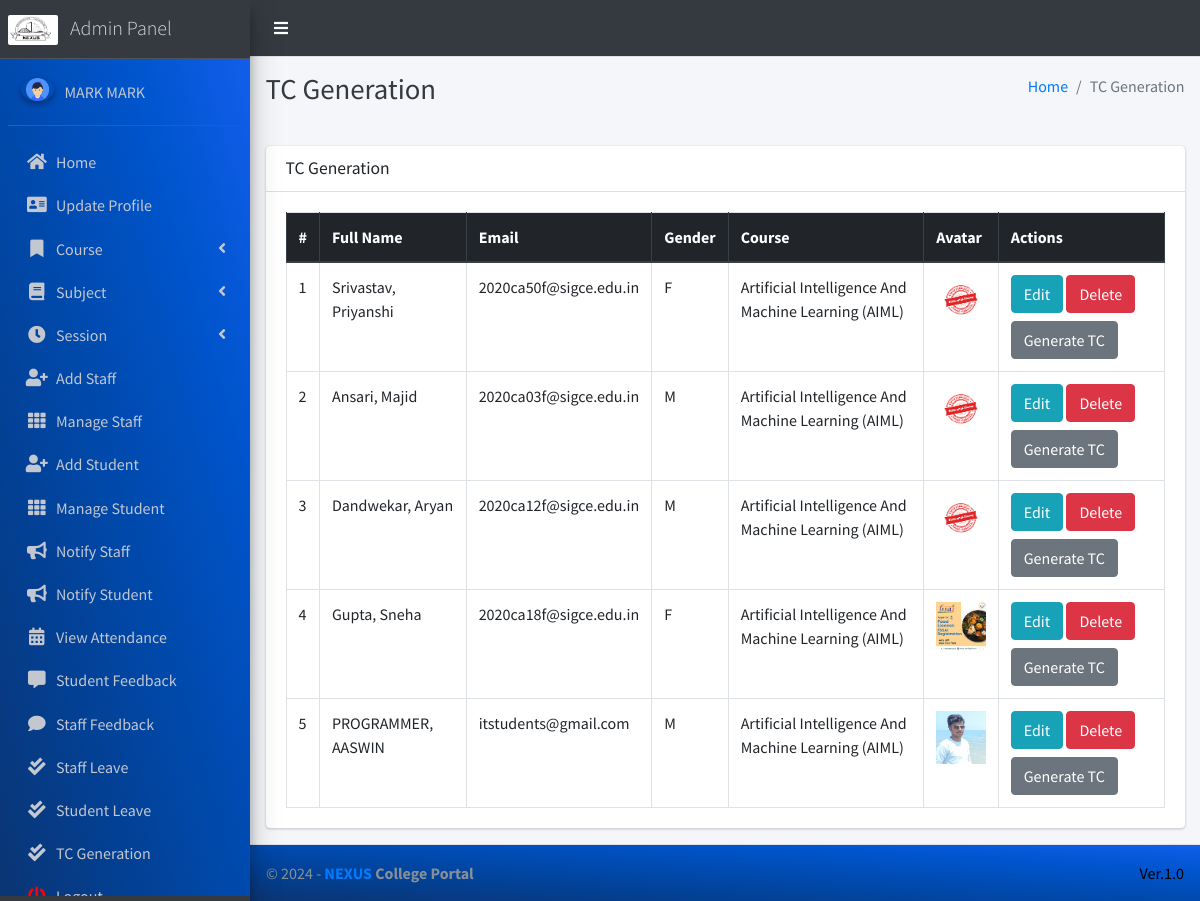
/tcgeneration (signed in), run on the app's committed database.
### main_app/models.py (models this page shows, shortened)
class CustomUser(AbstractUser):
    USER_TYPE = ((1, "HOD"), (2, "Staff"), (3, "Student"))
    GENDER = [("M", "Male"), ("F", "Female")]
    username = None  # Removed username, using email instead
    email = models.EmailField(unique=True)
    user_type = models.CharField(default=1, choices=USER_TYPE, max_length=1)
    gender = models.CharField(max_length=1, choices=GENDER)
    profile_pic = models.ImageField()
    address = models.TextField()
    fcm_token = models.TextField(default="")  # For firebase notifications
    created_at = models.DateTimeField(auto_now_add=True)
    updated_at = models.DateTimeField(auto_now=True)
    USERNAME_FIELD = "email"
    REQUIRED_FIELDS = []
    objects = CustomUserManager()
    def __str__(self):
        return  self.first_name + " " + self.last_name

class Student(models.Model):
    admin = models.OneToOneField(CustomUser, on_delete=models.CASCADE)
    course = models.ForeignKey(Course, on_delete=models.DO_NOTHING, null=True, blank=False)
    session = models.ForeignKey(Session, on_delete=models.DO_NOTHING, null=True)

class Course(models.Model):
    name = models.CharField(max_length=120)
    created_at = models.DateTimeField(auto_now_add=True)
    updated_at = models.DateTimeField(auto_now=True)

### main_app/hod_views.py (the view)
# urls.py: path("tcgeneration", hod_views.tc, name='tcgeneration'),
def tc(request):
    students = CustomUser.objects.filter(user_type=3)
    context = {
        'students': students,
        'page_title': 'TC Generation'
    }
    return render(request, "hod_template/tcgeneration.html" ,context)

### main_app/templates/hod_template/tcgeneration.html (shortened to what this page needs)
{% extends 'main_app/base.html' %}
{% load static %}
{% block page_title %}{{ page_title }}{% endblock page_title %}
{% block content %}
<section class="content">
    <div class="container-fluid">
        <div class="row">
            <div class="col-md-12">
                <div class="card">
                    <div class="card-header">
                        <h3 class="card-title">{{ page_title }}</h3>
                    </div>
                    <div class="card-body">
                        <table id="example2" class="table table-bordered table-hover">
                            <thead class="thead-dark">
                                <tr>
                                    <th>#</th>
                                    <th>Full Name</th>
                                    <th>Email</th>
                                    <th>Gender</th>
                                    <th>Course</th>
                                    <th>Avatar</th>
                                    <th>Actions</th>
                                </tr>
                            </thead>
                            <tbody>
                                {% for student in students %}
                                <tr>
                                    <td>{{ forloop.counter }}</td>
                                    <td>{{ student.last_name }}, {{ student.first_name }}</td>
                                    <td>{{ student.email }}</td>
                                    <td>{{ student.gender }}</td>
                                    <td>{{student.student.course.name}}</td>
                                    <td>
                                        {% if student.profile_pic %}
                                            <img class="img img-fluid mb-2" height="56" width="56" src="{{ student.profile_pic }}" alt="Profile Picture">
                                        {% else %}
                                            No Image
                                        {% endif %}
                                    </td>
                                    <td>
                                        <a href="{% url 'edit_student' student.student.id %}" class="btn btn-info">Edit</a>
                                        <a href="{% url 'delete_student' student.student.id %}" class="btn btn-danger" onclick="return confirm('Are you sure?')">Delete</a>
                                        <a  class="btn btn-secondary mt-2 " style="color: white;" onclick="generateTC('{{ student.first_name|safe }} {{ student.last_name|safe }}', '{{ student.course.name|safe }}')">Generate TC</a>
                                    </td>
                                </tr>
                                {% endfor %}
                            </tbody>
                        </table>
                    </div>
                </div>
            </div>
        </div>
    </div>
</section>
{% endblock content %}

### main_app/templates/main_app/sidebar_template.html (shortened to what this page needs)
{% load static %}
<aside class="main-sidebar sidebar-dark-info elevation-4">
    {% if request.user.user_type == '1' %}
    <a href="{% url 'admin_home' %}" class="brand-link">
        <img src="{% static 'dist/img/NEXUS.png' %}" alt="" style="width: 50px; height: 30px; border-radius: 2px;">
        <span class="brand-text font-weight-light ml-2"  >Admin Panel</span>
    </a>
    <div class="sidebar" style="background-image: linear-gradient(to right top, #0b3574, #033f91, #004aae, #0054cc, #125eeb);">
        <div class="user-panel mt-3 pb-3 mb-3 d-flex">
            <div class="image">
                <img src="{{ request.user.profile_pic}}" class="img-circle elevation-2" alt="User Image">
            </div>
            <div class="info">
                <a href="#" class="d-block">{{user}}</a>
            </div>
        </div>
        <nav class="mt-2">
            <ul class="nav nav-pills nav-sidebar flex-column" data-widget="treeview" role="menu" data-accordion="false">
                <li class="nav-item">
                    {% url 'admin_home' as admin_home %}
                    <a href="{{admin_home}}" class="nav-link {% if admin_home == request.path %} active {% endif %}">
                        <i class="nav-icon fas fa-home"></i>
                        <p>
                            Home
                        </p>
                    </a>
                </li>
                <li class="nav-item">
                    {% url 'admin_view_profile' as admin_view_profile %}
                    <a href="{{admin_view_profile}}"
                        class="nav-link {% if admin_view_profile == request.path %} active {% endif %}">
                        <i class="nav-icon fas fa-address-card"></i>
                        <p>
                            Update Profile
                        </p>
                    </a>
                </li>
                <li class="nav-item has-treeview">
                    <a href="#" class="nav-link" >
                        <i class="nav-icon fas fa-bookmark"></i>
                        <p>
                            Course
                            <i class="fas fa-angle-left right"></i>
                        </p>
                    </a>
                </li>
                <li class="nav-item has-treeview">
                    <a href="#" class="nav-link">
                        <i class="nav-icon fas fa-book"></i>
                        <p>
                            Subject
                            <i class="fas fa-angle-left right"></i>
                        </p>
                    </a>
                </li>
                <li class="nav-item has-treeview">
                    <a href="#" class="nav-link">
                        <i  class="nav-icon fas fa-clock"></i>
                        <p>
                            Session
                            <i class="fas fa-angle-left right"></i>
                        </p>
                    </a>
                </li>
                <li class="nav-item">
                    {% url 'add_staff' as add_staff %}
                    <a href="{{add_staff}}" class="nav-link {% if add_staff == request.path %} active {% endif %}">
                        <i class="nav-icon fas fa-user-plus"></i>
                        <p>
                            Add Staff
                        </p>
                    </a>
                </li>
                <li class="nav-item">
                    {% url 'manage_staff' as manage_staff %}
                    {% url 'edit_staff' staff_id as edit_staff %}
                    <a href="{{manage_staff}}"
                        class="nav-link {% if manage_staff == request.path or request.path == edit_staff %} active {% endif %}">
                        <i class="nav-icon fas fa-th"></i>
                        <p>
                            Manage Staff
                        </p>
                    </a>
                </li>
                <li class="nav-item">
                    {% url 'add_student' as add_student%}
                    <a href="{{add_student}}" class="nav-link  {% if add_student == request.path %} active {% endif %}">
                        <i class="nav-icon fas fa-user-plus"></i>
                        <p>
                            Add Student
                        </p>
                    </a>
                </li>
                <li class="nav-item">
                    {% url 'manage_student' as manage_student %}
                    {% url 'edit_student' student_id as edit_student %}
                    <a href="{{manage_student}}"
                        class="nav-link  {% if edit_student == request.path or manage_student == request.path %} active {% endif %}">
                        <i class="nav-icon fas fa-th"></i>
                        <p>
                            Manage Student
                        </p>
                    </a>
                </li>
                <li class="nav-item">
                    {% url 'admin_notify_staff' as admin_notify_staff %}
                    <a href="{{admin_notify_staff}}"
                        class="nav-link {% if admin_notify_staff == request.path %} active {% endif %}">
                        <i class="nav-icon fas fa-bullhorn"></i>
                        <p>
                            Notify Staff
                        </p>
                    </a>
                </li>
                <li class="nav-item">
                    {% url 'admin_notify_student' as admin_notify_student %}
                    <a href="{{admin_notify_student}}"
                        class="nav-link {% if admin_notify_student == request.path %} active {% endif %}">
                        <i class="nav-icon fas fa-bullhorn"></i>
                        <p>
                            Notify Student
                        </p>
                    </a>
                </li>
                <li class="nav-item">
                    {% url 'admin_view_attendance' as admin_view_attendance %}
                <li class="nav-item">
                    <a href="{{admin_view_attendance}}"
                        class="nav-link  {% if admin_view_attendance == request.path %} active {% endif %}">
                        <i class="nav-icon fas fa-calendar-alt"></i>
                        <p>
                            View Attendance
                        </p>
                    </a>
                </li>
                <li class="nav-item">
                    {% url 'student_feedback_message' as student_feedback_message %}
                    <a href="{{ student_feedback_message }}"
                        class="nav-link  {% if student_feedback_message == request.path %} active {% endif %}">
                        <i class="nav-icon fas fa-comment-alt"></i>
                        <p>
                            Student Feedback
                        </p>
                    </a>
                </li>
                <li class="nav-item">
                    {% url 'staff_feedback_message' as staff_feedback_message %}
                    <a href="{{staff_feedback_message}}"
                        class="nav-link   {% if staff_feedback_message == request.path %} active {% endif %}">
                        <i  class="nav-icon fas fa-comment"></i>
                        <p>
                            Staff Feedback
                        </p>
                    </a>
                </li>
                <li class="nav-item">
                    {% url 'view_staff_leave' as view_staff_leave %}
                    <a href="{{view_staff_leave}}"
                        class="nav-link  {% if view_staff_leave == request.path %} active {% endif %}">
                        <i  class="nav-icon fas fa-check-double"></i>
                        <p>
                            Staff Leave
                        </p>
                    </a>
                </li>
                <li class="nav-item">
                    {% url 'view_student_leave' as view_student_leave %}
                    <a href="{% url 'view_student_leave' %}"
                        class="nav-link  {% if view_student_leave == request.path %} active {% endif %}">
                        <i  class="nav-icon fas fa-check-double"></i>
                        <p>
                            Student Leave
                        </p>
                    </a>
                    <a href="{% url 'tcgeneration' %}"
                    class="nav-link  {% if view_student_leave == request.path %} active {% endif %}">
                    <i  class="nav-icon fas fa-check-double"></i>
                    <p>
                        TC Generation
                    </p>
                </a>
                </li>
                                        {% endif %}
                                        <li class="nav-item">
                                            <a href="{% url 'user_logout' %}"
                                                onclick="return confirm('Your session would be terminated.\n\nProceed?')"
                                                class="nav-link">
                                                <i  style="color: #ff0000"  class="nav-icon fas fa-power-off"></i>
                                                <p>
                                                </p>
                                            </a>
                                        </li>
                                    </ul>
                                </nav>
                            </div>
</aside>

### data on the page
CustomUser: user.profile_pic (picture), first_name+last_name "MARK MARK"
CustomUser: last_name "Srivastav", first_name "Priyanshi", email "2020ca50f@sigce.edu.in", gender "F", student.course.name "Artificial Intelligence And Machine Learning (AIML)"
CustomUser: last_name "Ansari", first_name "Majid", email "2020ca03f@sigce.edu.in", gender "M", student.course.name "Artificial Intelligence And Machine Learning (AIML)"
CustomUser: last_name "Dandwekar", first_name "Aryan", email "2020ca12f@sigce.edu.in", gender "M", student.course.name "Artificial Intelligence And Machine Learning (AIML)"
CustomUser: last_name "Gupta", first_name "Sneha", email "2020ca18f@sigce.edu.in", gender "F", student.course.name "Artificial Intelligence And Machine Learning (AIML)", shows a picture
CustomUser: last_name "PROGRAMMER", first_name "AASWIN", email "itstudents@gmail.com", gender "M", student.course.name "Artificial Intelligence And Machine Learning (AIML)", profile_pic (picture)

### other printed values
{{ page_title }} "TC Generation"
